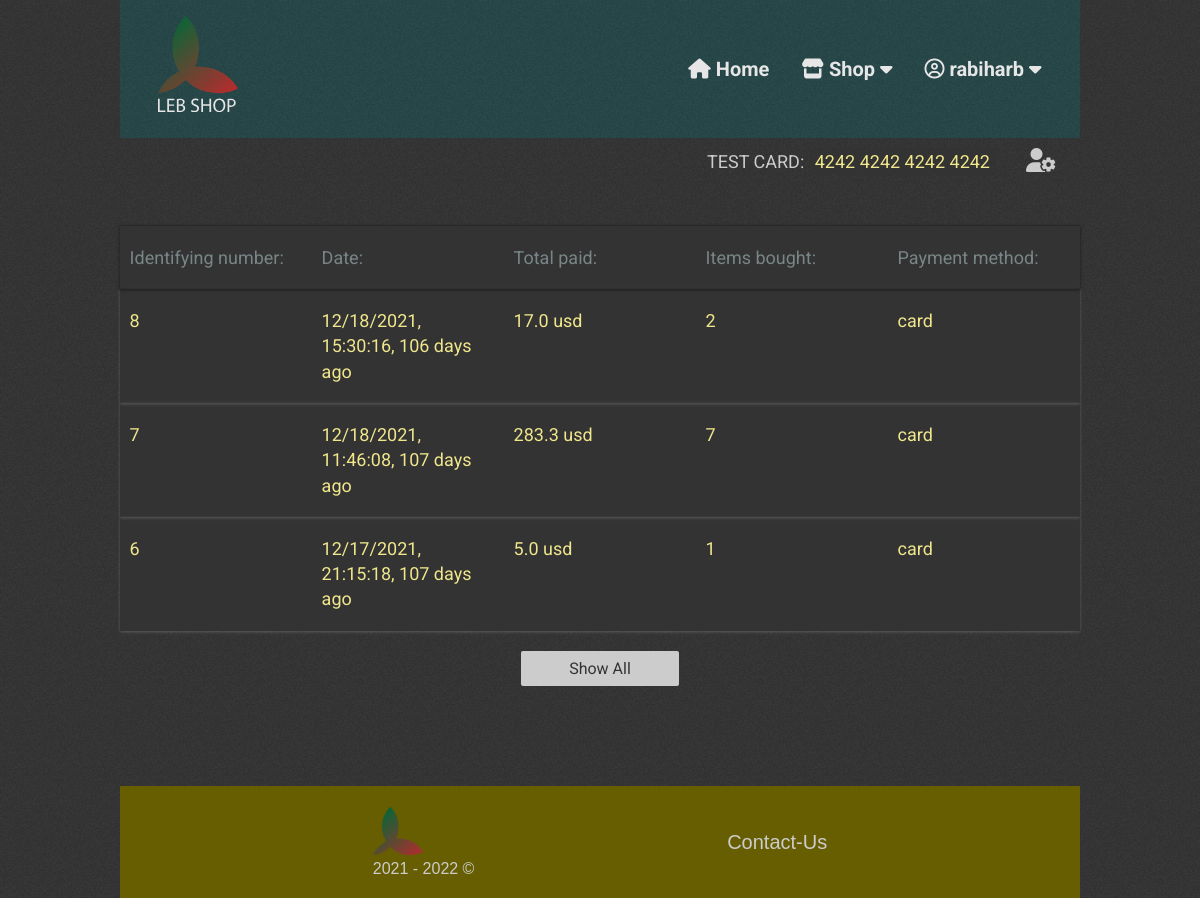
Page /user-profile (signed in) on the committed database.
### lebshop/db_models.py (models this page shows)
class User(UserMixin, db.Model):
    __tablename__ = "users"
    id = db.Column(db.Integer(), primary_key=True)
    user_name = db.Column(db.String(50), nullable=False, unique=True)
    email = db.Column(db.String(200), nullable=False, unique=True)
    password = db.Column(db.String(1000), nullable=False)

class CheckOutSessionData(db.Model):
    __tablename__ = "checkout_session_data"
    id = db.Column(db.Integer(), primary_key=True)
    user_id = db.Column(db.Integer(), db.ForeignKey("users.id"))
    total_amount = db.Column(db.String(20), nullable=False)
    currency = db.Column(db.String(8), nullable=False)
    session_date = db.Column(db.String(30), nullable=False)
    items_count = db.Column(db.String(9999), nullable=False)
    payment_method = db.Column(db.String(20), nullable=False)

### lebshop/routes.py (the view, shortened to what this page needs)
@app.route("/user-profile")
def user_profile():
    user_sessions = CheckOutSessionData.query.filter_by(
        user_id=current_user.id).all()
    user_sessions = user_sessions[::-1]
    date_diffs = {}
    for session in user_sessions:
        d1 = datetime.strptime(session.session_date, "%m/%d/%Y, %H:%M:%S")
        d2 = datetime.strptime(datetime.now().strftime(
            "%m/%d/%Y, %H:%M:%S"), "%m/%d/%Y, %H:%M:%S")
        time_diff = abs((d2 - d1).days)
        if time_diff <= 1:
            time_uom = "day"
        else:
            time_uom = "days"
        date_diffs[session.id] = {"time_diff": time_diff, "time_uom": time_uom}
    return render_template("user_profile.html", user_sessions=user_sessions, date_diffs=date_diffs)

### lebshop/routes.py (called while the page is built)
@ login_manager.user_loader
def load_user(user_id):
    return User.query.get(user_id)

### lebshop/templates/user_profile.html (shortened to what this page needs)
<!DOCTYPE html>
<html lang="en">
  <head>
    {% include "head_data.html" %}
    <link
      rel="stylesheet"
      href="{{ url_for('static', filename='css/user_profile.css')}}"
    />
  </head>
  <body>
    {% include "nav_bar.html" %}
    <section id="userDashboard">
      <div class="dashboard-icon-cont">
        <p
          style="color: #ccc; margin-right: 20px"
          title="use this card number on checkout, double-click to copy."
        >
          TEST CARD:
          <button
            class="card-number-span focus-text"
            style="
              cursor: pointer;
              border: none;
              outline: none;
              background-color: #333;
              position: relative;
              display: inline-block;
            "
            ondblclick="alertCopy(this)"
          >
            4242 4242 4242 4242
          </button>
        </p>
        <i class="fas fa-user-cog" title="account settings"></i>
      </div>
    </section>
    <section id="userInfo">
      <div class="user-sessions-cont">
        <div class="user-session-item flex-cont user-session-header">
          <p class="id-text flex-item">Identifying number:</p>
          <p class="date-text flex-item">Date:</p>
          <p class="total-text flex-item">Total paid:</p>
          <p class="number-items-text flex-item">Items bought:</p>
          <p class="payment-method-text flex-item">Payment method:</p>
        </div>
        {% for session in user_sessions[:3]: %}
        <div class="user-session-item flex-cont">
          <p class="id-text flex-item">
            <span class="focus-text">{{ session.id }}</span>
          </p>
          <p class="date-text flex-item">
            <span class="focus-text"
              >{{ session.session_date}}, {{ date_diffs[session.id]["time_diff"]
              }} {{ date_diffs[session.id]["time_uom"] }} ago</span
            >
          </p>
          <p class="total-text flex-item">
            <span class="focus-text"
              >{{ session.total_amount }} {{ session.currency }}</span
            >
          </p>
          <p class="number-items-text flex-item">
            <span class="focus-text">{{ session.items_count }}</span>
          </p>
          <p class="payment-method-text flex-item">
            <span class="focus-text">{{ session.payment_method }}</span>
          </p>
        </div>
        {% endfor %}
      </div>
    </section>
    {% if user_sessions[3:]: %}
    <button type="button" id="sellAllBtn" onclick="displaySeeAll(this)">
      Show All
    </button>
    {% endif %} {% include "footer.html" %}
  </body>
</html>

### lebshop/templates/nav_bar.html (shortened to what this page needs)
<div class="nav-logo-wrapper">
  <div class="nav-logo-cont cont">
    <div class="logo-cont">
      <a href="{{ url_for('home')}}" class="logo-link">
      </a>
    </div>
    <div class="nav-cont">
      <nav class="nav off">
        <div class="nav-items-cont off">
          <a href="{{ url_for('home')}}" class="nav-link home">
            <i class="fas fa-home"></i> Home
          </a>
          <div class="link-sub-menu shop">
            <a class="nav-link shop">
              <i class="fas fa-store"></i> Shop
              <i class="fas fa-caret-down"></i>
            </a>
          </div>
          {% if not current_user.is_authenticated %}
          <a href="{{ url_for('login')}}" class="nav-link sign-in"
            ><i class="fas fa-sign-in-alt"></i> SignIn</a
          >
          <a href="{{ url_for('signup')}}" class="nav-link sign-up"
            ><i class="fas fa-user-plus"></i> SignUp</a
          >
          {% else %}
          <div class="link-sub-menu user">
            <a class="nav-link user">
              <i class="far fa-user-circle"></i> {{ current_user.user_name }}
              <i class="fas fa-caret-down"></i>
            </a>
          </div>
          {% endif %}
        </div>
      </nav>
    </div>
  </div>
</div>

### lebshop/static/css/nav_bar_style.css (style rules this page uses)
.nav-logo-wrapper { background: url(../img/bg-texture.png), hsl(var(--nav-footer-bg)); padding-block: 1rem; }
.nav-logo-cont { display: flex; justify-content: space-between; align-items: center; }
.logo-link { display: block; width: min(10vw, 80px); aspect-ratio: 1; font-size: var(--fs-md); }
.nav-link { font-weight: 700; width: 100%; text-align: center; }
.link-sub-menu { display: flex; width: 100%; flex-direction: column; gap: 0.5rem; }
.fa-caret-down { transition: transform 100ms ease-in; }
.nav.off { position: relative; background-color: transparent; }
.nav { position: fixed; z-index: 99; inset: 0; background-color: hsla(var(--black), 0.25); }
.nav-items-cont.off { transform: translateX(100%); }
.nav-items-cont { z-index: 99; transition: transform 250ms ease-in-out; position: fixed; transform: none; inset: 0 0 0 40%; overflow: auto; background: hsl(var(--dark-teal)); display: flex; flex-direction: column; align-items: center; padding: 10vh 0; gap: 2em; }
@media (min-width: 769px) { .logo-cont { flex-basis: 25%; } }
@media (min-width: 769px) { .nav-cont { padding-block: 2em; flex-basis: 60%; justify-content: flex-end; } }
@media (min-width: 769px) { .nav, .nav.off { position: relative; background-color: transparent; } }
@media (min-width: 769px) { .nav-items-cont, .nav-items-cont.off { position: relative; width: 100%; justify-content: flex-end; gap: 2em; background-color: transparent; inset: unset; padding: 0; overflow: visible; flex-direction: row; transform: none; } }
@media (min-width: 769px) { .nav-link { width: unset; } }
@media (min-width: 769px) { .link-sub-menu { --bottom-space: 20px; width: unset; text-align: center; position: relative; display: inline-block; } }
@media (min-width: 769px) { .link-sub-menu::after { content: ""; position: absolute; top: 100%; right: 0; width: 100%; height: var(--bottom-space); cursor: pointer; background-color: transparent; } }

### lebshop/static/css/user_profile.css (style rules this page uses)
body { background-color: #333; width: 80%; margin: 0 auto; }
#userInfo { margin-top: 50px; }
.user-sessions-cont { color: #ccc; background-color: #333; }
.card-number-span { user-select: none; }
.focus-text { color: khaki; }
.user-session-item { display: flex; flex-wrap: nowrap; box-shadow: 0 1px 3px rgba(255, 255, 255, 0.2); justify-content: space-around; padding: 1.2rem 0; overflow: hidden; }
.user-session-header { background: url(../img/wtfff.png); box-shadow: inset 0 -1px 0 rgba(0, 0, 0, 0.2), 0 1px 3px rgba(0, 0, 0, 0.5), inset 0 1px 0 rgba(0, 0, 0, 0.2); }
.flex-item { flex-basis: 18%; overflow-x: auto; }
.dashboard-icon-cont { display: flex; justify-content: flex-end; margin-top: 10px; padding: 0 1.5rem; }
.dashboard-icon-cont > i { color: #ccc; font-size: 1.5rem; cursor: pointer; margin-left: 10px; }
#sellAllBtn { transition: 200ms; z-index: 1; color: #333; background-color: #ccc; border-radius: 2px; padding: 0.5rem 3rem; border: none; outline: none; display: block; margin: 20px auto 0; }

### rows in the picture
User: user_name "rabiharb"
CheckOutSessionData: id "8", session_date "12/18/2021, 15:30:16", id "106", id "days", total_amount "17.0", currency "usd", items_count "2", payment_method "card"
CheckOutSessionData: id "7", session_date "12/18/2021, 11:46:08", id "107", id "days", total_amount "283.3", currency "usd", items_count "7", payment_method "card"
CheckOutSessionData: id "6", session_date "12/17/2021, 21:15:18", id "107", id "days", total_amount "5.0", currency "usd", items_count "1", payment_method "card"
